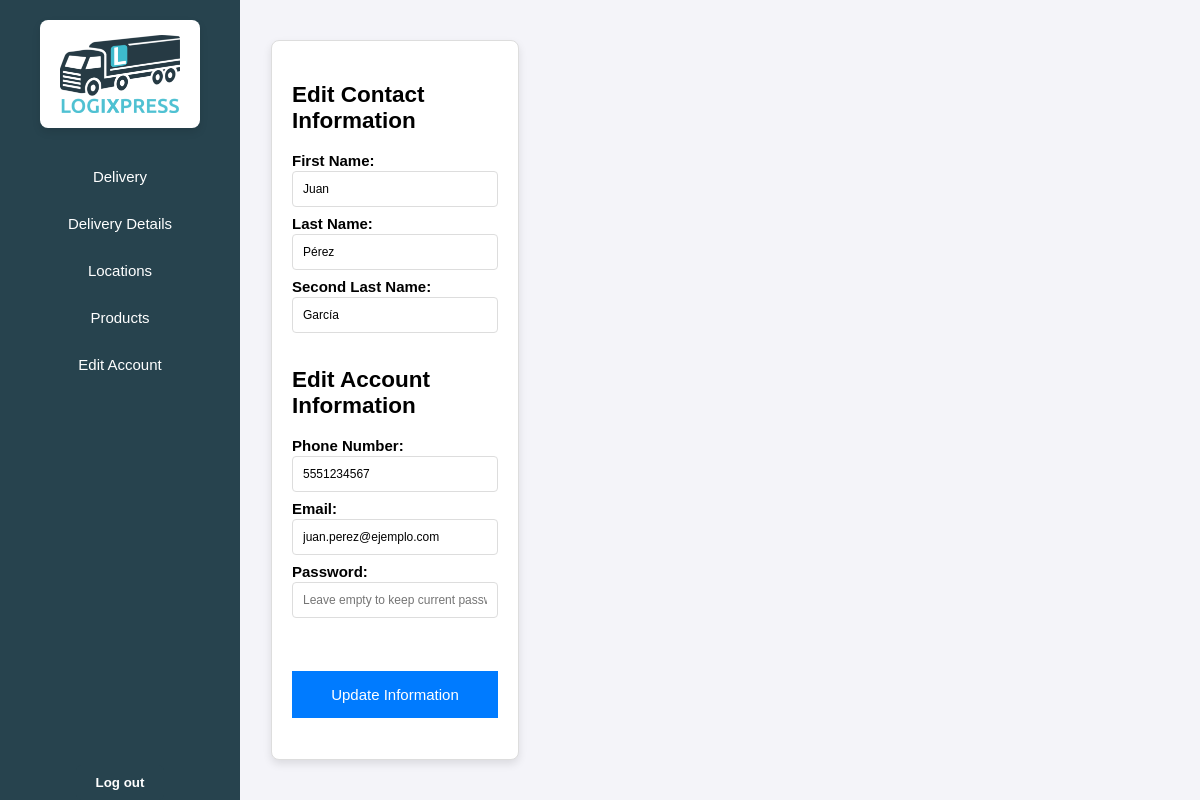
Page /menuCL.php?section=editAccount (signed in) on the committed database.
### tables this page shows
CREATE TABLE cliente (
    num INT PRIMARY KEY AUTO_INCREMENT,
    nomEmpresa VARCHAR(100) NOT NULL,
    nomPila VARCHAR(50) NOT NULL,
    primerApe VARCHAR(50) NOT NULL,
    segundoApe VARCHAR(50),
    numTelefono VARCHAR(15) NOT NULL,
    email VARCHAR(100) NOT NULL,
    password BLOB NOT NULL
);

### php/editInfoCL/editarInformacionCuentaCliente.php (the view, shortened to what this page needs)
<?php
function vistaEditarInfoCuenta($cliente) {
    global $db;
    $query = "SELECT nomPila, primerApe, segundoApe, numTelefono, email, password FROM cliente WHERE num = '$cliente'";
    $result = mysqli_query($db, $query);
    if ($result && $row = mysqli_fetch_assoc($result)) {
        $nomPila = htmlspecialchars($row['nomPila']);
        $primerApe = htmlspecialchars($row['primerApe']);
        $segundoApe = htmlspecialchars($row['segundoApe']);
        $numTelefono = htmlspecialchars($row['numTelefono']);
        $email = htmlspecialchars($row['email']);
    } else {
        echo "<p>Error: No se pudo recuperar la información del cliente.</p>";
        return;
    }
?>
    <form action="" method="POST">
        <div class="form">
            <div class="formulario">
            <h2>Edit Contact Information</h2>
                <div class="form-group">
                    <label for="nomPila">First Name:</label>
                    <input type="text" id="nomPila" name="nomPila" value="<?php echo $nomPila; ?>" required>
                </div>
                <div class="form-group">
                    <label for="primerApe">Last Name:</label>
                    <input type="text" id="primerApe" name="primerApe" value="<?php echo $primerApe; ?>" required>
                </div>
                <div class="form-group">
                    <label for="segundoApe">Second Last Name:</label>
                    <input type="text" id="segundoApe" name="segundoApe" value="<?php echo $segundoApe; ?>">
                </div>
            </div>
            <div class="formulario">
                <h2>Edit Account Information</h2>
                <div class="form-group">
                    <label for="numTelefono">Phone Number:</label>
                    <input type="text" id="numTelefono" name="numTelefono" value="<?php echo $numTelefono; ?>" required>
                </div>
                <div class="form-group">
                    <label for="email">Email:</label>
                    <input type="email" id="email" name="email" value="<?php echo $email; ?>" required>
                </div>
                <div class="form-group">
                    <label for="password">Password:</label>
                    <input type="password" id="password" name="password" placeholder="Leave empty to keep current password">
                </div>
            </div>
            <button type="submit" name="accion" value="toInfoUpdate" class="btn-guardar">Update Information</button>
        </div>
    </form>
<?php
}
?>

### css/menuBase.css (style rules this page uses)
html { font-size: 62.5%; height: 100vh; width: 100vw; }
* { margin: 0; padding: 0; box-sizing: border-box; font-family: Arial, sans-serif; }
body { display: flex; height: 100vh; background-color: #f4f4f9; font-size: 1.5rem; }

### css/forms.css (style rules this page uses)
.form { width: 80%; display: flex; flex-direction: column; margin: auto; background-color: #ffffff; border: 1px solid #ddd; border-radius: 8px; box-shadow: 0 4px 8px rgba(0, 0, 0, 0.1); padding: 2rem; font-family: Arial, sans-serif; }
.form h2 { padding-bottom: 1rem; }
.form-group { display: flex; flex-direction: column; }
label { padding: 0.8rem 0.0rem 0.2rem 0rem; font-weight: bold; }
input, select { padding: 1rem; font-size: 1.2rem; border: 1px solid #ddd; border-radius: 4px; width: 100%; }
.btn-guardar { text-align: center; width: 100%; background-color: #007bff; color: white; font-size: 1.5rem; padding: 15px; margin-top: 2rem; border: none; }

### css/menuCL/vistaInformacion.css (style rules this page uses)
form { all: unset; width: 80%; height: 100%; display: flex; flex-direction: column; justify-content: center; margin: auto; }

### rows in the picture
cliente: nomPila "Juan", primerApe "Pérez", segundoApe "García", numTelefono "5551234567", email "juan.perez@ejemplo.com"
